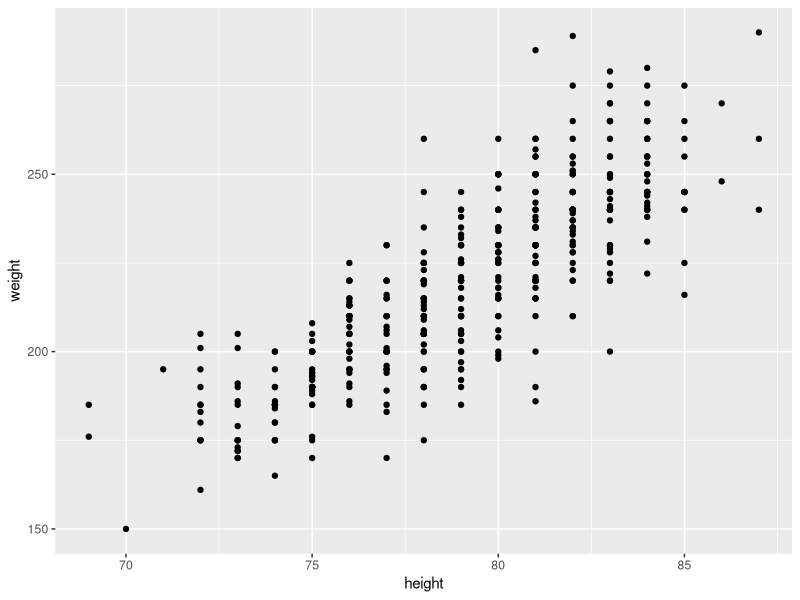
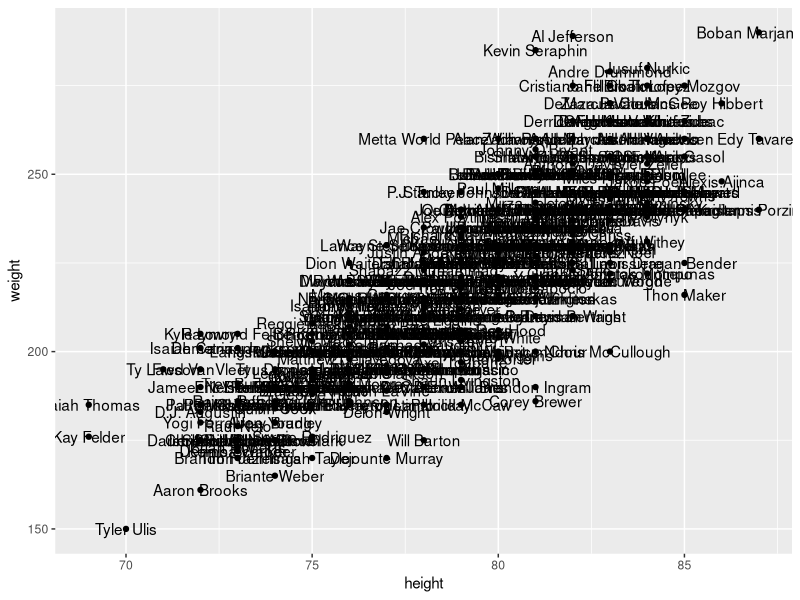
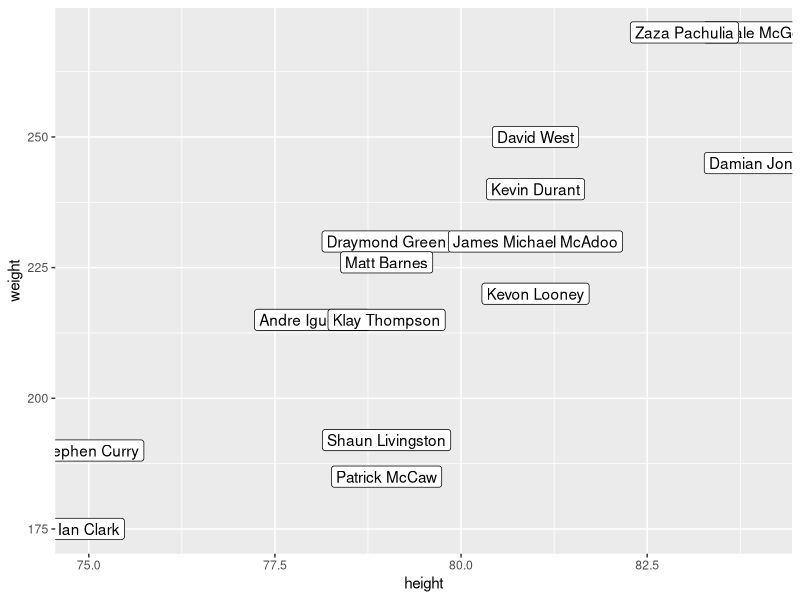
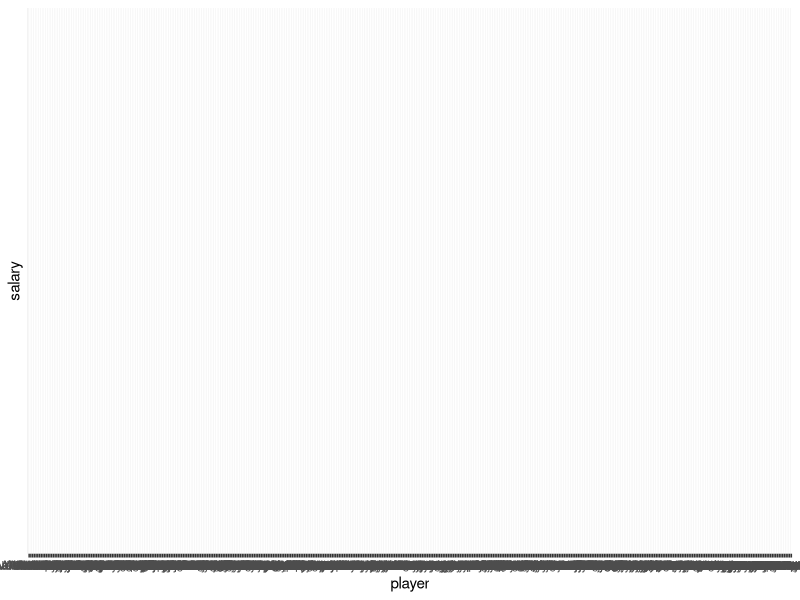
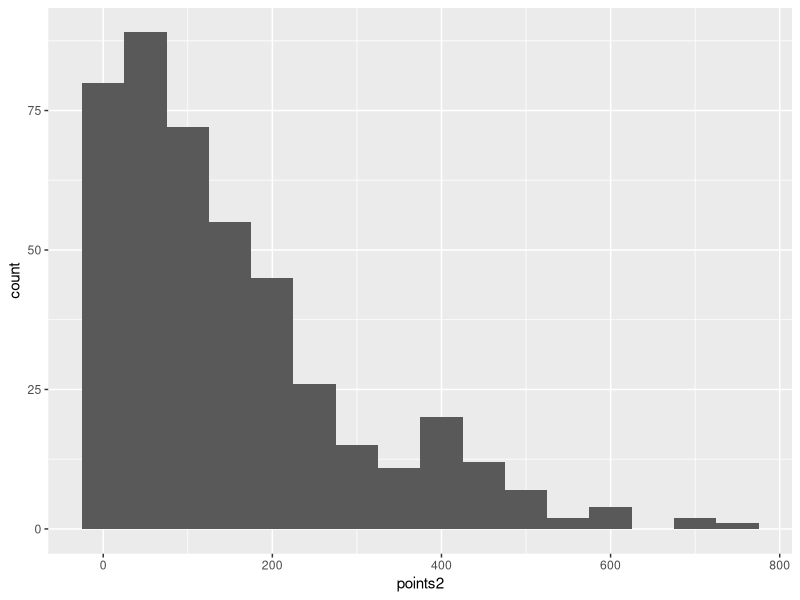
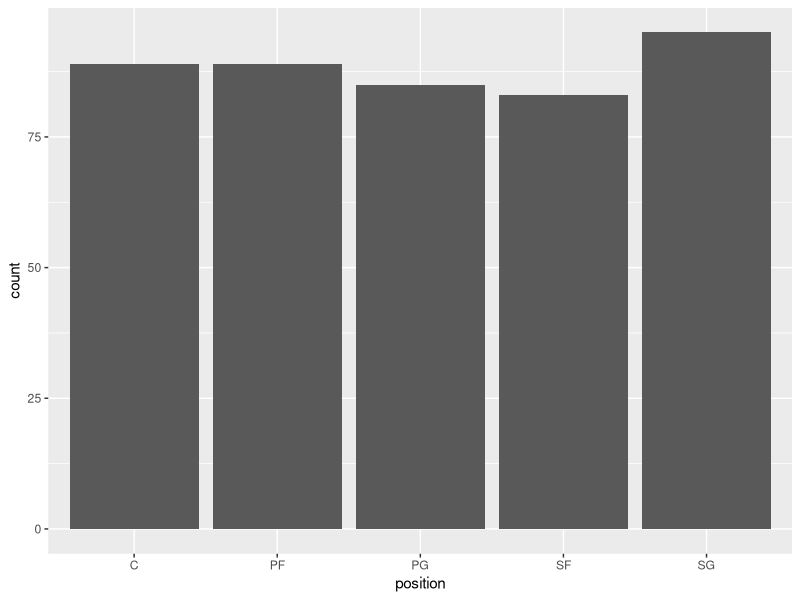
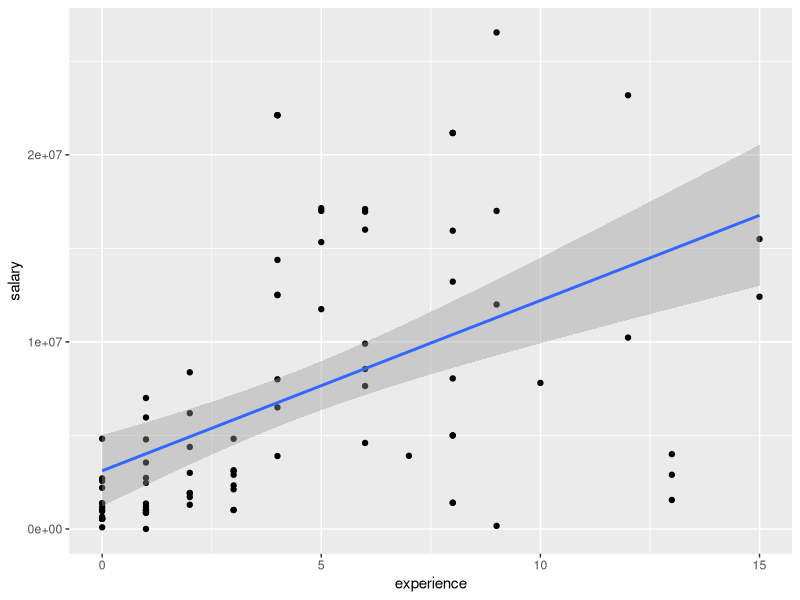
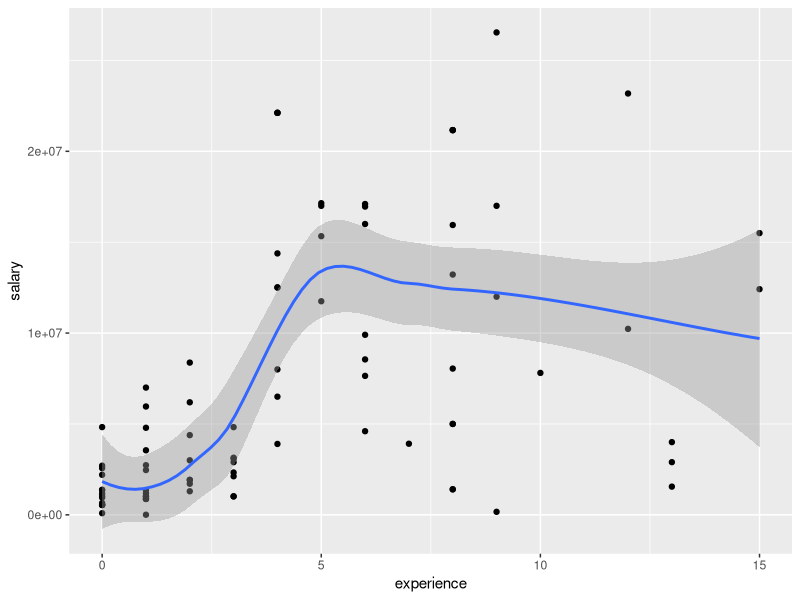

Source code (R) for these figures, in order:
## ---- chunk 1
knitr::opts_chunk$set(echo = TRUE, fig.path = '../images/')
## ---- chunk 2
library(dplyr)
library(ggplot2)
library(readr)
## ---- chunk 3
setwd("C:/Users/Sammy/Desktop/lab05/data")
dat <- read_csv('nba2017-players.csv')
## ---- chunk 4
#select first five rows
firstfive <- slice(dat, 1:5)
firstfive
#selct rows 10, 15, 20...
everyfive <- slice(dat, seq(10,50,5))
everyfive
#select last 5 rows
lastfive <- slice(dat,(441-4):441)
lastfive
#select players height < 70 inches
sev <- filter(dat, height < 70)
sev
#select GSW
GSW <- filter(dat, team == 'GSW')
GSW
#LAL names
LAL <- filter(dat, team == 'LAL')
LALnames <- select(LAL, player)
LALnames
#name and salary of GSW point guards
GSWpg <- select((filter(GSW, position == 'PG')), player, salary)
GSWpg
#name, team, height, weight of 10+ yrs making 10 mill or less
abc <- filter(dat, experience >=10, salary <= 10000000)
abcd <- select(abc, player, team, height, weight)
abcd
#name, team, height, weight of rookie players 20 yrs making 10 mill or less
bc <- filter(dat, experience ==0, age ==20, salary <= 10000000)
bcd <- select(abc, player, team, height, weight)
bcd
## ---- chunk 5
#add new variable product with height X weight
mutate(GSW, product = height*weight)
#new data frame with logs
gsw3 <- mutate(GSW, log_height = log(height), log_weight = log(weight))
gsw3
#use original frame to filter and arrange players with height <71 in incr order
library(magrittr)
dat %>% filter(height < 71) %>% arrange(height)
#display the name, team, and salary, of the top-5 highest paid players
dat %>% arrange(desc(salary)) %>% slice(1:5) %>% select(player, team, salary)
#display the name, team, and points3, of the top 10 three-point players
dat %>% arrange(desc(points3)) %>% slice(1:10) %>% select(player, team, points3)
#gsw_mpg with plers, experience, and mins per game sorted by min per game in descending order
gsw_mpg <- GSW %>% mutate(min_per_game = minutes/games) %>% arrange(desc(min_per_game)) %>% select(player, experience, min_per_game)
gsw_mpg
## ---- chunk 6
#use summarise() to get the largest height value.
summarize(dat, max(height))
#use summarise() to get the standard deviation of points3.
summarize(dat, sd(points3))
#use summarise() and group_by() to display the median of three-points, by team.
summarize(group_by(dat, team), threeptmedian = median(points3))
#display the average triple points by team, in ascending order, of the bottom-5 teams (worst 3pointer teams)
slice(arrange(summarize(group_by(dat, team), avgtp = mean(points3)), avgtp), 1:5)
#obtain the mean and standard deviation of age, for Power Forwards, with 5 and 10 years (including) years of experience.
exp <- dat[dat$experience == 5&10, ]
slice(summarize(group_by(exp, position), avg = mean(age), std = sd(age)), 2)
## ---- chunk 7
#Using ggplot2
#make scatterplot of height and weight
ggplot(data = dat, aes(x = height, y = weight)) + geom_point()
#scatterplot of height and weight with names of the players
ggplot(data = dat, aes(x = height, y = weight)) + geom_point() + geom_text(data = dat, label = dat$player)
#Get a scatter plot of height and weight, for ALL the warriors, displaying their names with geom_label().
ggplot(data = GSW, aes(x = height, y = weight)) +geom_point() + geom_label(data = GSW, label = GSW$player)
#Get a density plot of salary (for all NBA players).
ggplot(data = dat, aes(x = player, y= salary)) + geom_density(data = dat)
#Get a histogram of points2 with binwidth of 50 (for all NBA players).
ggplot(dat, aes(points2)) + geom_histogram(binwidth=50)
#Get a barchart of the position frequencies (for all NBA players).
ggplot(dat, aes(position)) + geom_bar()
#Make a scatterplot of experience and salary of all Centers, and use geom_smooth() to add a regression line.
centers <- dat[dat$position == "C", ]
ggplot(centers, aes(x=experience, y=salary)) + geom_point() + geom_smooth(method=lm)
#Repeat the same scatterplot of experience and salary of all Centers, but now use geom_smooth() to add a loess line (i.e. smooth line).
ggplot(centers, aes(x=experience, y=salary)) + geom_point() + geom_smooth()
## ---- chunk 8
#Faceting
#Make scatterplots of experience and salary faceting by position
ggplot(dat, aes(experience, salary)) + geom_point() + facet_grid(~ position)
#Make scatterplots of experience and salary faceting by team
ggplot(dat, aes(experience, salary)) + geom_point() + facet_grid(~ team)
#Make density plots of age faceting by team
ggplot(dat, aes(age)) + geom_density(kernel= "gaussian") + facet_grid(~ team)
#Make scatterplots of height and weight faceting by position
ggplot(dat, aes(height, weight)) + geom_point() +facet_grid(~ position)
#Make scatterplots of height and weight, with a 2-dimensional density, geom_density2d(), faceting by position
ggplot(dat, aes(height, weight)) + geom_point() + geom_density2d() + facet_grid(~ position)
#Make a scatterplot of experience and salary for the Warriors, but this time add a layer with theme_bw() to get a simpler background
ggplot(dat, aes(experience, salary)) + geom_point() + theme_bw()
#Repeat any of the previous plots but now adding a leyer with another theme e.g. theme_minimal(), theme_dark(), theme_classic()
ggplot(dat, aes(height, weight)) + geom_point() + geom_density2d() + facet_grid(~ position) + theme_classic()
